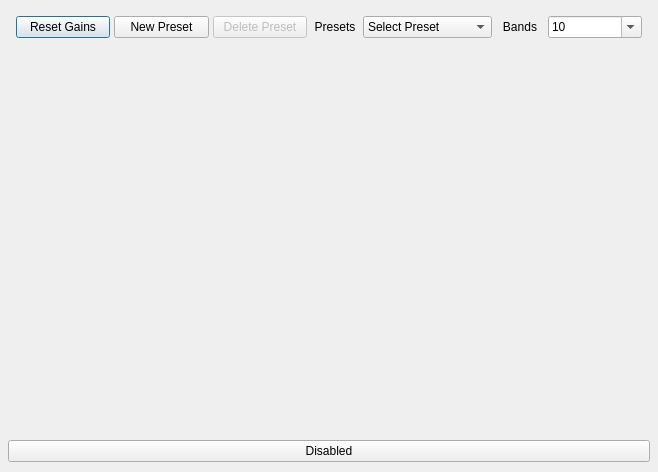
<?xml version="1.0" encoding="UTF-8"?>
<ui version="4.0">
 <class>EqualizerMenu</class>
 <widget class="QDialog" name="EqualizerMenu">
  <property name="geometry">
   <rect>
    <x>0</x>
    <y>0</y>
    <width>658</width>
    <height>472</height>
   </rect>
  </property>
  <property name="sizePolicy">
   <sizepolicy hsizetype="Minimum" vsizetype="Minimum">
    <horstretch>0</horstretch>
    <verstretch>0</verstretch>
   </sizepolicy>
  </property>
  <property name="windowTitle">
   <string>Equalizer Menu</string>
  </property>
  <layout class="QVBoxLayout" name="verticalLayout">
   <property name="spacing">
    <number>0</number>
   </property>
   <property name="leftMargin">
    <number>8</number>
   </property>
   <property name="topMargin">
    <number>8</number>
   </property>
   <property name="rightMargin">
    <number>8</number>
   </property>
   <property name="bottomMargin">
    <number>8</number>
   </property>
   <item>
    <widget class="QWidget" name="buttonRow" native="true">
     <property name="sizePolicy">
      <sizepolicy hsizetype="Minimum" vsizetype="Minimum">
       <horstretch>0</horstretch>
       <verstretch>0</verstretch>
      </sizepolicy>
     </property>
     <property name="maximumSize">
      <size>
       <width>16777215</width>
       <height>128</height>
      </size>
     </property>
     <layout class="QHBoxLayout" name="horizontalLayout">
      <property name="spacing">
       <number>4</number>
      </property>
      <property name="leftMargin">
       <number>8</number>
      </property>
      <property name="topMargin">
       <number>8</number>
      </property>
      <property name="rightMargin">
       <number>8</number>
      </property>
      <property name="bottomMargin">
       <number>8</number>
      </property>
      <item>
       <widget class="QPushButton" name="resetGainsButton">
        <property name="text">
         <string>Reset Gains</string>
        </property>
       </widget>
      </item>
      <item>
       <widget class="QPushButton" name="newPresetButton">
        <property name="text">
         <string>New Preset</string>
        </property>
       </widget>
      </item>
      <item>
       <widget class="QPushButton" name="deletePresetButton">
        <property name="enabled">
         <bool>false</bool>
        </property>
        <property name="text">
         <string>Delete Preset</string>
        </property>
       </widget>
      </item>
      <item>
       <widget class="QLabel" name="presetSelectLabel">
        <property name="maximumSize">
         <size>
          <width>48</width>
          <height>16777215</height>
         </size>
        </property>
        <property name="text">
         <string>Presets</string>
        </property>
        <property name="alignment">
         <set>Qt::AlignmentFlag::AlignCenter</set>
        </property>
       </widget>
      </item>
      <item>
       <widget class="QComboBox" name="presetSelect">
        <property name="maxVisibleItems">
         <number>10</number>
        </property>
        <property name="insertPolicy">
         <enum>QComboBox::InsertPolicy::InsertBeforeCurrent</enum>
        </property>
        <item>
         <property name="text">
          <string>Select Preset</string>
         </property>
        </item>
        <item>
         <property name="text">
          <string>Hip-hop</string>
         </property>
        </item>
        <item>
         <property name="text">
          <string>R&amp;B</string>
         </property>
        </item>
        <item>
         <property name="text">
          <string>Deep</string>
         </property>
        </item>
        <item>
         <property name="text">
          <string>Speech</string>
         </property>
        </item>
        <item>
         <property name="text">
          <string>Vocal</string>
         </property>
        </item>
        <item>
         <property name="text">
          <string>Piano</string>
         </property>
        </item>
        <item>
         <property name="text">
          <string>Jazz</string>
         </property>
        </item>
        <item>
         <property name="text">
          <string>Rock</string>
         </property>
        </item>
        <item>
         <property name="text">
          <string>Metal</string>
         </property>
        </item>
        <item>
         <property name="text">
          <string>Classic</string>
         </property>
        </item>
        <item>
         <property name="text">
          <string>Alternative</string>
         </property>
        </item>
        <item>
         <property name="text">
          <string>Techno</string>
         </property>
        </item>
        <item>
         <property name="text">
          <string>Drum'n'Bass</string>
         </property>
        </item>
        <item>
         <property name="text">
          <string>Electronic</string>
         </property>
        </item>
        <item>
         <property name="text">
          <string>Bass Reducer</string>
         </property>
        </item>
        <item>
         <property name="text">
          <string>Bass Booster</string>
         </property>
        </item>
        <item>
         <property name="text">
          <string>Full Treble</string>
         </property>
        </item>
        <item>
         <property name="text">
          <string>Full Bass</string>
         </property>
        </item>
        <item>
         <property name="text">
          <string>Loudness</string>
         </property>
        </item>
        <item>
         <property name="text">
          <string>Pop</string>
         </property>
        </item>
        <item>
         <property name="text">
          <string>Indie</string>
         </property>
        </item>
        <item>
         <property name="text">
          <string>Reggae</string>
         </property>
        </item>
        <item>
         <property name="text">
          <string>Ska</string>
         </property>
        </item>
        <item>
         <property name="text">
          <string>Full Bass &amp; Treble</string>
         </property>
        </item>
       </widget>
      </item>
      <item>
       <widget class="QLabel" name="bandSelectLabel">
        <property name="sizePolicy">
         <sizepolicy hsizetype="Preferred" vsizetype="Preferred">
          <horstretch>0</horstretch>
          <verstretch>0</verstretch>
         </sizepolicy>
        </property>
        <property name="maximumSize">
         <size>
          <width>48</width>
          <height>16777215</height>
         </size>
        </property>
        <property name="text">
         <string>Bands</string>
        </property>
        <property name="alignment">
         <set>Qt::AlignmentFlag::AlignCenter</set>
        </property>
       </widget>
      </item>
      <item>
       <widget class="QComboBox" name="bandSelect">
        <property name="sizePolicy">
         <sizepolicy hsizetype="Minimum" vsizetype="Fixed">
          <horstretch>0</horstretch>
          <verstretch>0</verstretch>
         </sizepolicy>
        </property>
        <property name="editable">
         <bool>true</bool>
        </property>
        <property name="currentIndex">
         <number>2</number>
        </property>
        <item>
         <property name="text">
          <string>3</string>
         </property>
        </item>
        <item>
         <property name="text">
          <string>5</string>
         </property>
        </item>
        <item>
         <property name="text">
          <string>10</string>
         </property>
        </item>
        <item>
         <property name="text">
          <string>18</string>
         </property>
        </item>
        <item>
         <property name="text">
          <string>30</string>
         </property>
        </item>
       </widget>
      </item>
     </layout>
    </widget>
   </item>
   <item>
    <widget class="QWidget" name="firstSliderRow" native="true">
     <property name="sizePolicy">
      <sizepolicy hsizetype="Minimum" vsizetype="Minimum">
       <horstretch>0</horstretch>
       <verstretch>0</verstretch>
      </sizepolicy>
     </property>
     <property name="minimumSize">
      <size>
       <width>0</width>
       <height>196</height>
      </size>
     </property>
     <layout class="QHBoxLayout" name="firstSliderLayout">
      <property name="spacing">
       <number>0</number>
      </property>
      <property name="leftMargin">
       <number>0</number>
      </property>
      <property name="topMargin">
       <number>0</number>
      </property>
      <property name="rightMargin">
       <number>0</number>
      </property>
      <property name="bottomMargin">
       <number>0</number>
      </property>
     </layout>
    </widget>
   </item>
   <item>
    <widget class="QWidget" name="secondSliderRow" native="true">
     <property name="sizePolicy">
      <sizepolicy hsizetype="Minimum" vsizetype="Minimum">
       <horstretch>0</horstretch>
       <verstretch>0</verstretch>
      </sizepolicy>
     </property>
     <property name="minimumSize">
      <size>
       <width>0</width>
       <height>196</height>
      </size>
     </property>
     <layout class="QHBoxLayout" name="secondSliderLayout">
      <property name="spacing">
       <number>0</number>
      </property>
      <property name="leftMargin">
       <number>0</number>
      </property>
      <property name="topMargin">
       <number>0</number>
      </property>
      <property name="rightMargin">
       <number>0</number>
      </property>
      <property name="bottomMargin">
       <number>0</number>
      </property>
     </layout>
    </widget>
   </item>
   <item>
    <widget class="QWidget" name="enableButtonRow" native="true">
     <property name="sizePolicy">
      <sizepolicy hsizetype="Minimum" vsizetype="Minimum">
       <horstretch>0</horstretch>
       <verstretch>0</verstretch>
      </sizepolicy>
     </property>
     <property name="maximumSize">
      <size>
       <width>16777215</width>
       <height>32</height>
      </size>
     </property>
     <layout class="QVBoxLayout" name="verticalLayout_4">
      <property name="spacing">
       <number>0</number>
      </property>
      <property name="leftMargin">
       <number>0</number>
      </property>
      <property name="topMargin">
       <number>0</number>
      </property>
      <property name="rightMargin">
       <number>0</number>
      </property>
      <property name="bottomMargin">
       <number>0</number>
      </property>
      <item>
       <widget class="QPushButton" name="enableButton">
        <property name="text">
         <string>Disabled</string>
        </property>
        <property name="checkable">
         <bool>true</bool>
        </property>
       </widget>
      </item>
     </layout>
    </widget>
   </item>
  </layout>
 </widget>
 <resources/>
 <connections/>
</ui>
